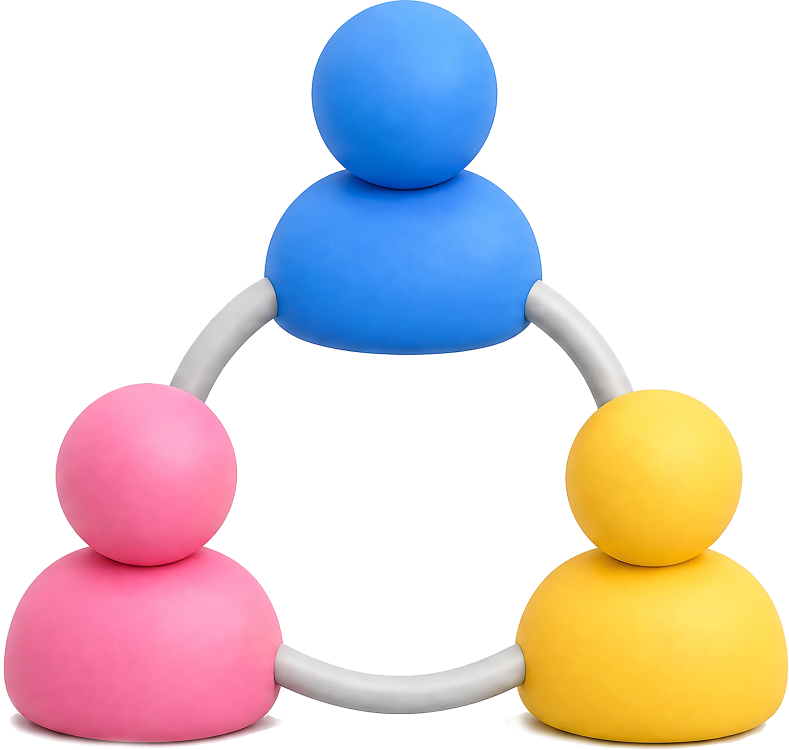
#> input picture data/아이콘/20260627193958002.png, 3155 x 3000 px (shown at 1/4 size)
$ python -i lib_match.py   (imports and definitions only)
#> lines starting #> are read from the running program, lines starting #| are printed output that depends on the picture; after the words box and inside, x2 and y2 are one past the last pixel; in counts of white or black regions, pixels touching at a corner belong together
#> further down, picture is the input picture: PIL image 3155x3000 RGBA; mean R, G, B, A 216.7, 206.1, 206.1, 100.1
"""덱 그림 ↔ 파워플러스 라이브러리 썸네일 근접 매칭 → match72.json"""
import io, os, sys, json
import numpy as np
from PIL import Image
from pptx import Presentation
# [1 line not run here, left out]
E=914400
def vec(im):
    im=im.convert("RGBA"); bg=Image.new("RGBA",im.size,(255,255,255,255)); bg.alpha_composite(im)
    g=bg.convert("RGB")
    # 바깥 흰/연한 여백 자르기
    a=np.asarray(g).astype(int); m=(a.min(axis=2)<235)
#> after `m = a.min(axis=2) < 235`:
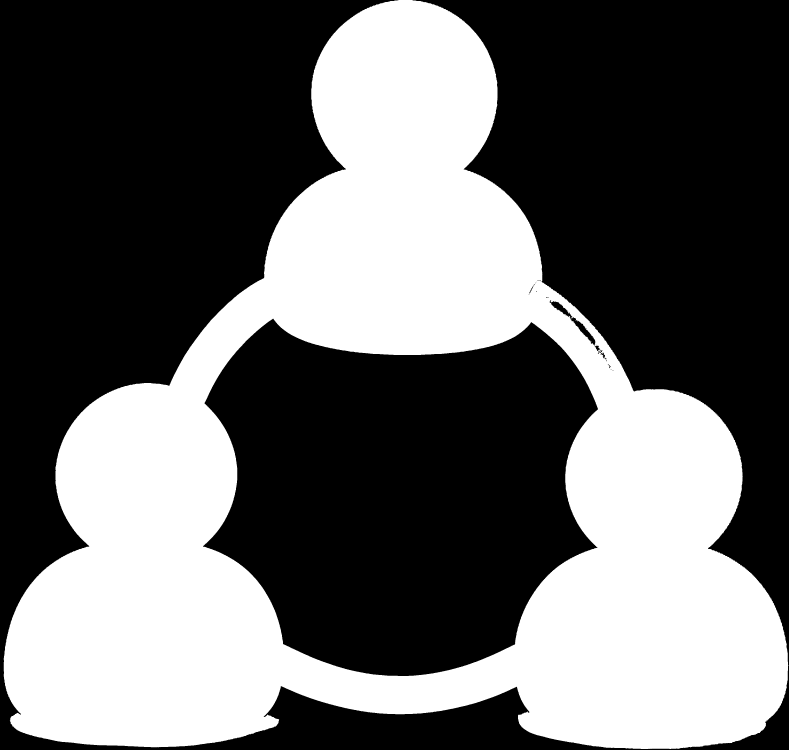
#> m: shape (3000, 3155) bool (shown at 1/4 size); 39.4% white; 4 white regions (3 under 20 px), largest, box (x1, y1, x2, y2) and area: (15, 0, 3153, 2996) 3733836
    ys,xs=np.where(m)
    if len(xs): g=g.crop((xs.min(),ys.min(),xs.max()+1,ys.max()+1))
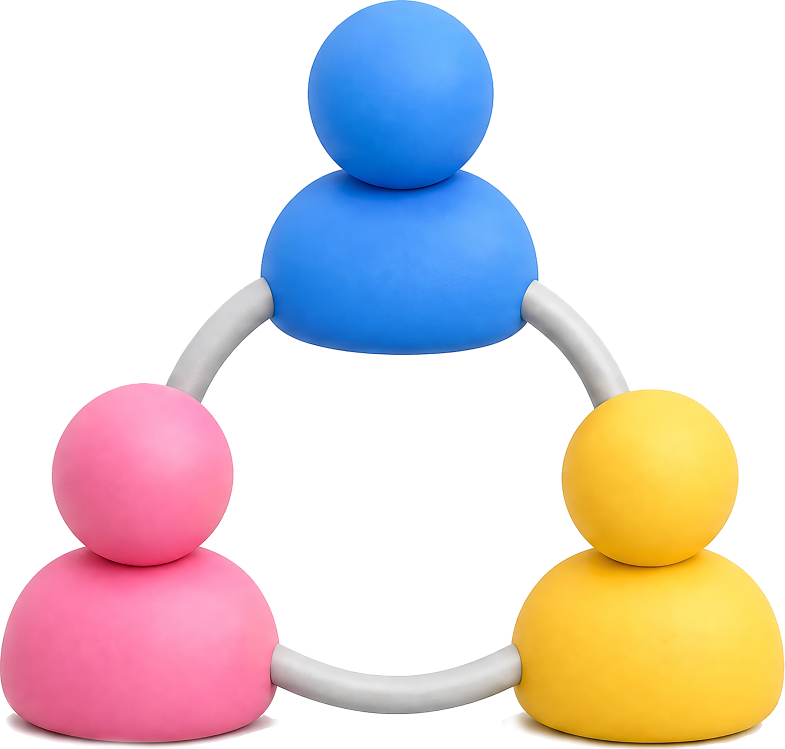
#> g: PIL image 3138x2996 RGB (shown at 1/4 size); mean R, G, B 226.8, 216.3, 216.1
    v=np.asarray(g.resize((20,20),Image.BILINEAR)).astype(float).ravel()
#> v = 1200 values, max 255 at index 0, min 5 at index 267, mean 219.5
    return v
cache="libvec.npz"
# [10 lines not run here, left out]
# [1 line that did not run here, left out]
# [4 lines left out: function walk, not called in this run]
res=[]
# [10 lines not run here, left out]

>>> from PIL import Image
>>> picture = Image.open('../../data/아이콘/20260627193958002.png')
>>> result = vec(picture)
#> result has the same summary as v in vec

$ run again, on data/아이콘/20260627193958022.png
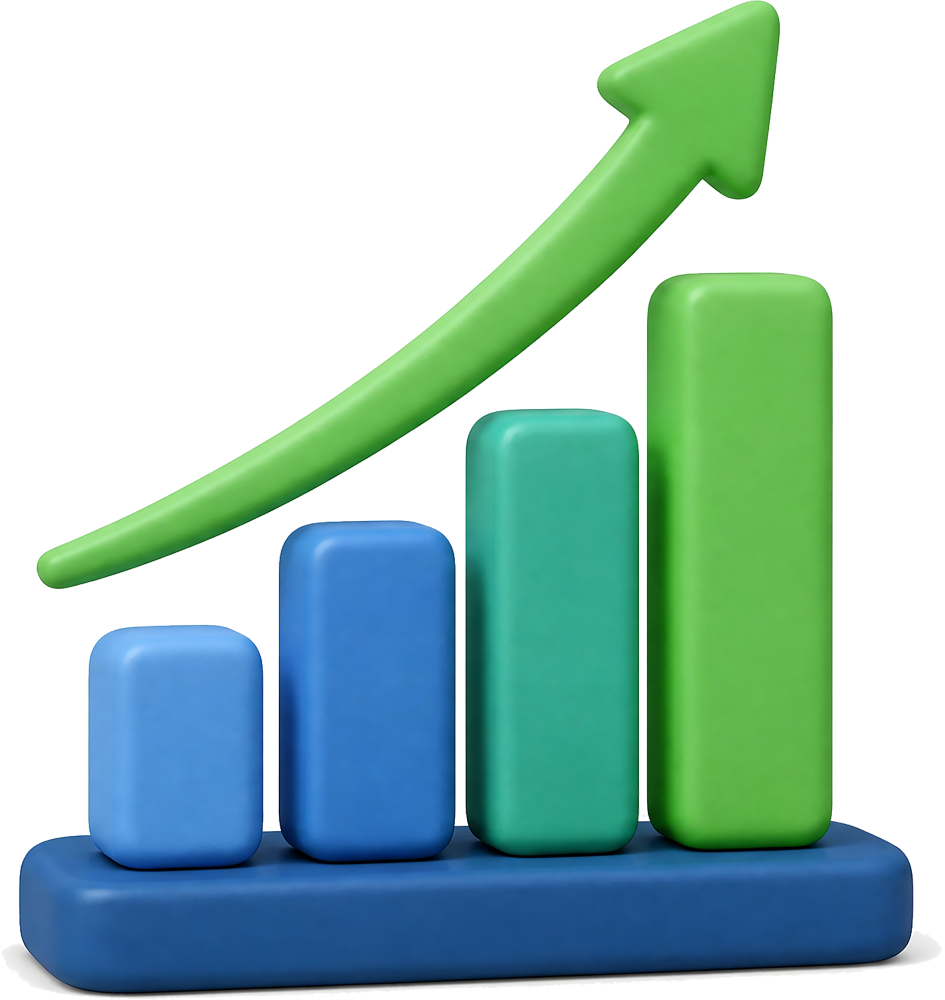
#> input picture data/아이콘/20260627193958022.png, 2834 x 3000 px (shown at 1/3 size)
#> picture is the input picture: PIL image 2834x3000 RGBA; mean R, G, B, A 146.1, 191.7, 176.8, 129.5
#> bg: PIL image 2834x3000 RGBA; every value is 255
#> in vec, `m = a.min(axis=2) < 235`:
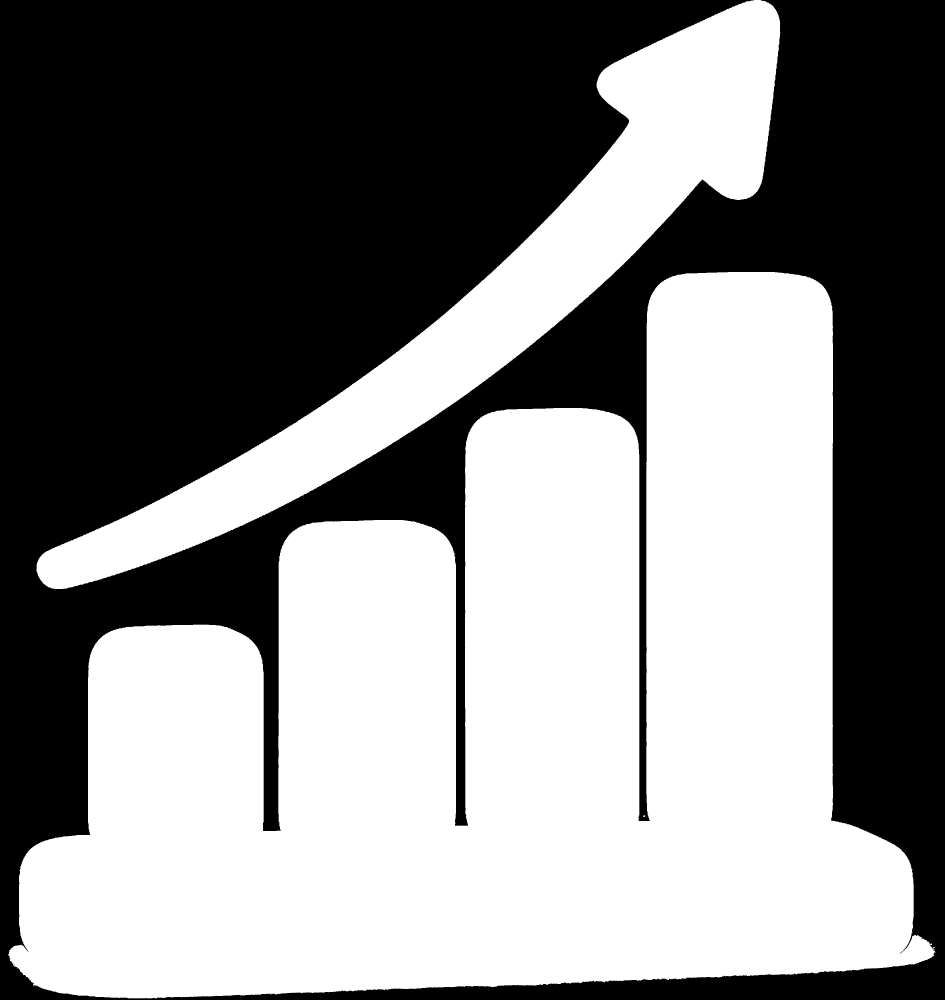
#> m: shape (3000, 2834) bool (shown at 1/3 size); 50.7% white; 2 black regions (1 under 20 px), largest, box (x1, y1, x2, y2) and area: (0, 0, 2834, 3000) 4190021
#> in vec, `if len(xs): g=g.crop((xs.min(),ys.min(),xs.max()+1,ys.max()+1))`:
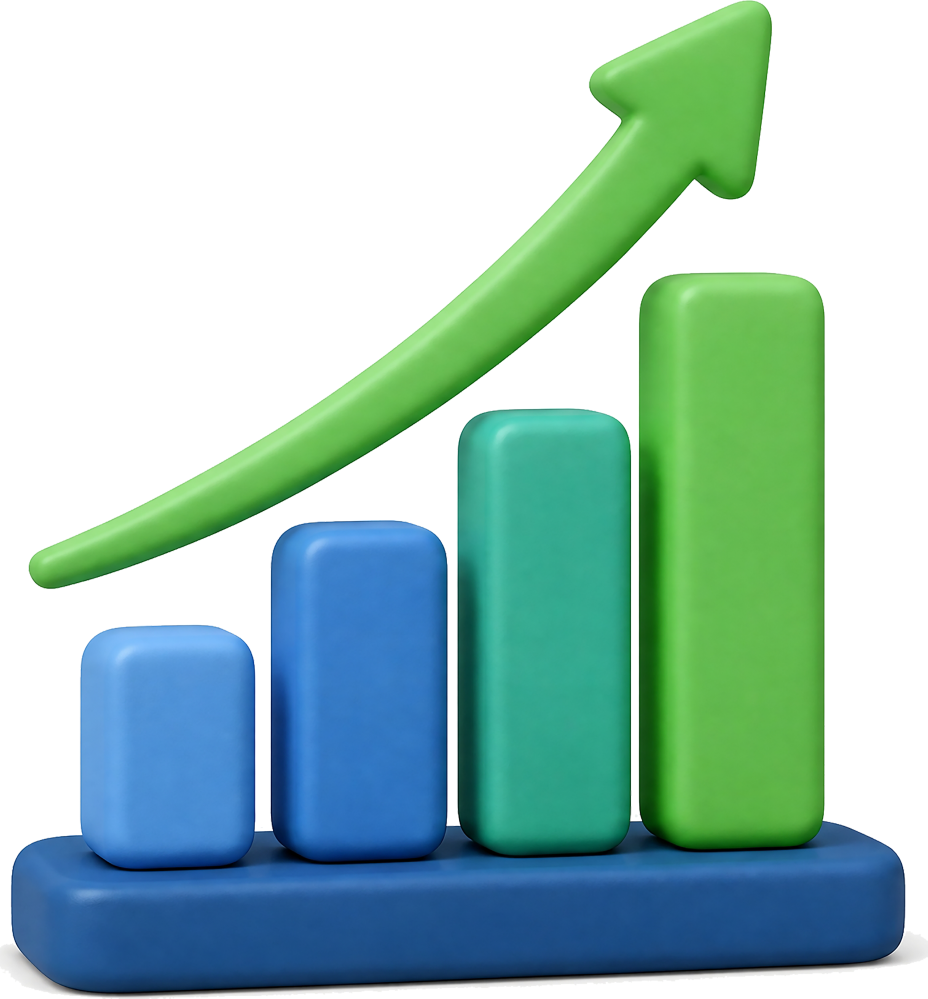
#> g: PIL image 2782x2995 RGB (shown at 1/3 size); mean R, G, B 158.4, 196.4, 188.5
#> v = 1200 values, max 255 at index 0, min 28 at index 1119, mean 180.4
#> result has the same summary as v in vec

$ run again, on data/아이콘/20260627193958027.png
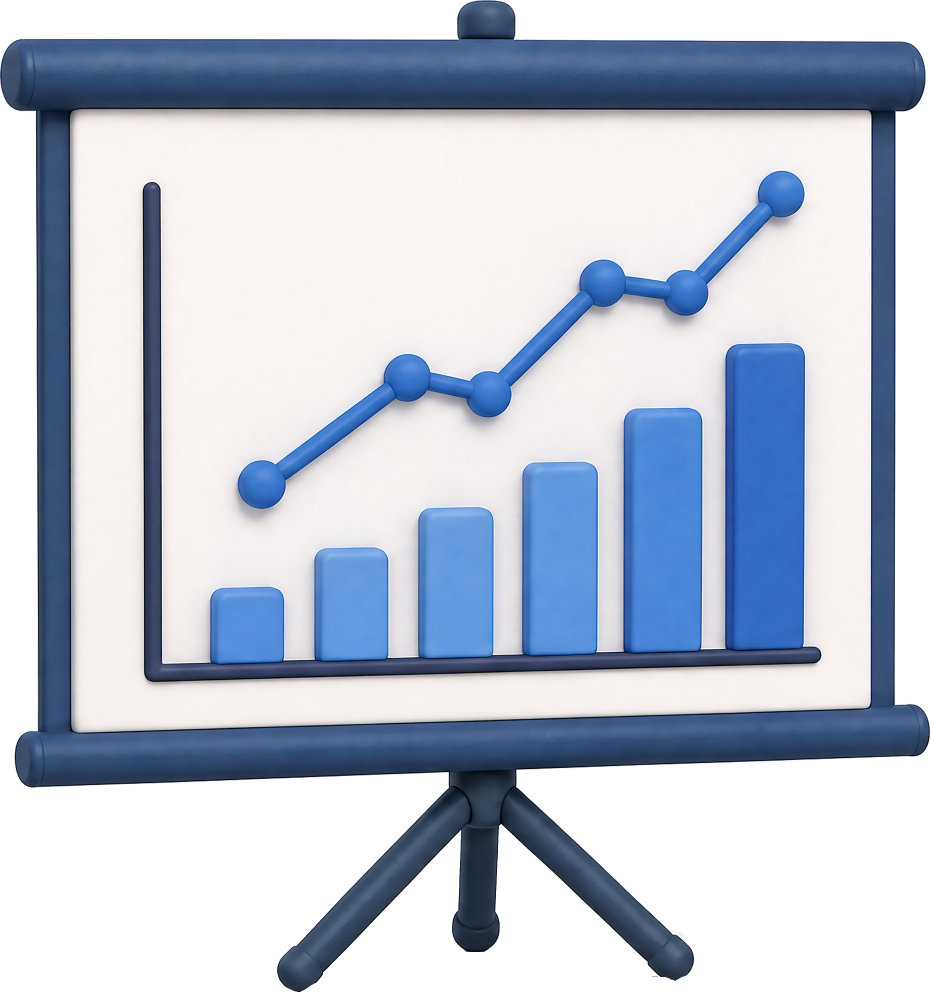
#> input picture data/아이콘/20260627193958027.png, 2791 x 3000 px (shown at 1/3 size)
#> picture is the input picture: PIL image 2791x3000 RGBA; mean R, G, B, A 181.5, 190.9, 207.1, 182
#> bg: PIL image 2791x3000 RGBA; every value is 255
#> in vec, `m = a.min(axis=2) < 235`:
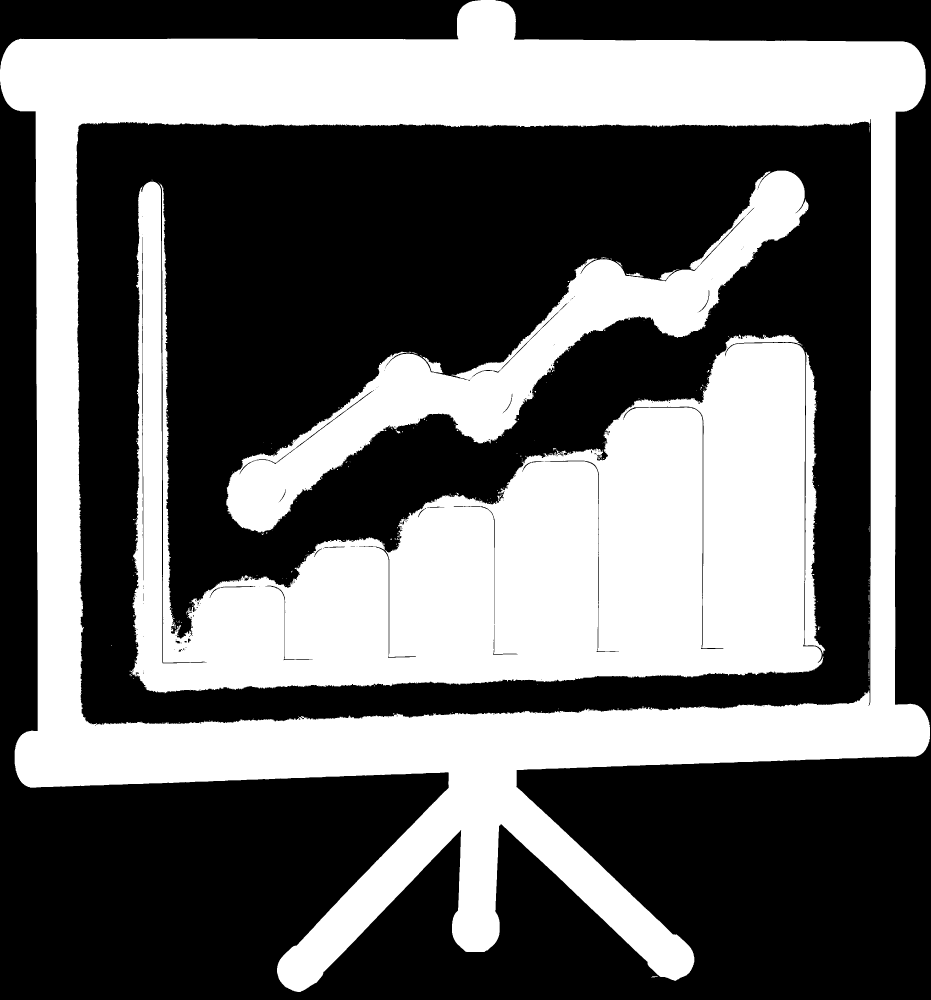
#> m: shape (3000, 2791) bool (shown at 1/3 size); 40.6% white; 278 white regions (250 under 20 px), largest, box (x1, y1, x2, y2) and area: (0, 0, 2790, 2976) 1787784, (393, 545, 2471, 2080) 1275312, (679, 512, 2427, 1597) 312703
#> in vec, `if len(xs): g=g.crop((xs.min(),ys.min(),xs.max()+1,ys.max()+1))`:
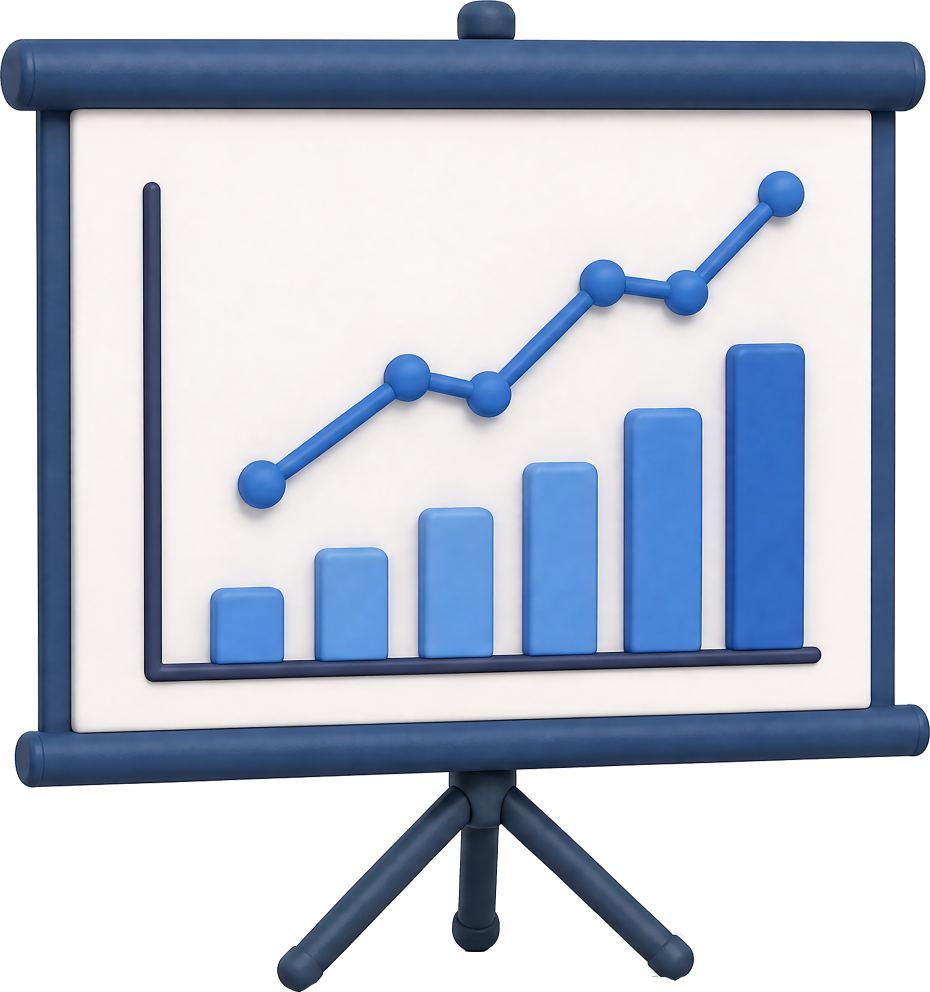
#> g: PIL image 2790x2976 RGB (shown at 1/3 size); mean R, G, B 186.8, 195.5, 210.6
#> v = 1200 values, max 255 at index 999, min 47 at index 930, mean 196.8
#> result has the same summary as v in vec
